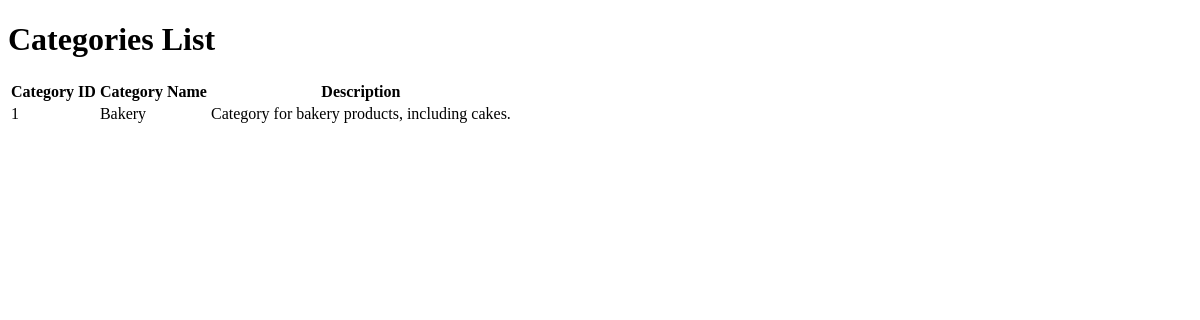
The page /view_categories.php on the database as committed earlier.
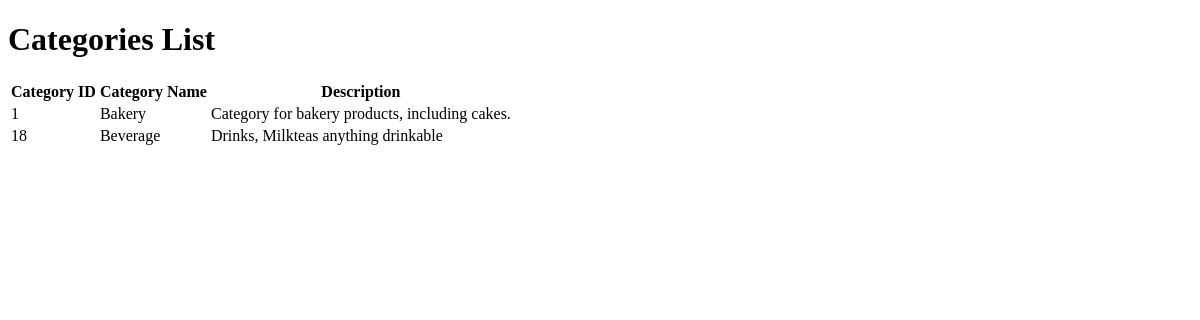
The same page on the database as committed later.
### tables this page shows
CREATE TABLE `categories` (
  `category_id` int(11) NOT NULL,
  `category_name` varchar(100) NOT NULL,
  `description` text DEFAULT NULL,
  `created_at` timestamp NOT NULL DEFAULT current_timestamp()
);

### classes/Category.php (called while the page is built, shortened)
<?php
class Category {
    private $conn;
    private $table_name = "categories";
    public function __construct($db) {
        $this->conn = $db;
    }
    public function read() {
        $query = "SELECT * FROM " . $this->table_name;
        $stmt = $this->conn->prepare($query);
        $stmt->execute();
        return $stmt->fetchAll(PDO::FETCH_ASSOC);
    }
}

### public/view_categories.php (the view, shortened to what this page needs)
<?php
include_once '../classes/Category.php';
$database = new Database();
$db = $database->getConnection();
$category = new Category($db);
$categories = $category->read();
?>
<!DOCTYPE html>
<html lang="en">
<head>
</head>
<body>
    <h1>Categories List</h1>
    <table>
        <tr>
            <th>Category ID</th>
            <th>Category Name</th>
            <th>Description</th>
        </tr>
        <?php
        foreach ($categories as $row) {
            echo "<tr>";
            echo "<td>{$row['category_id']}</td>";
            echo "<td>{$row['category_name']}</td>";
            echo "<td>{$row['description']}</td>";
            echo "</tr>";
        }
        ?>
    </table>
</body>
</html>

Rows that differ between the two databases and show on the page:
added categories: category_id "18", category_name "Beverage", description "Drinks, Milkteas anything drinkable"
